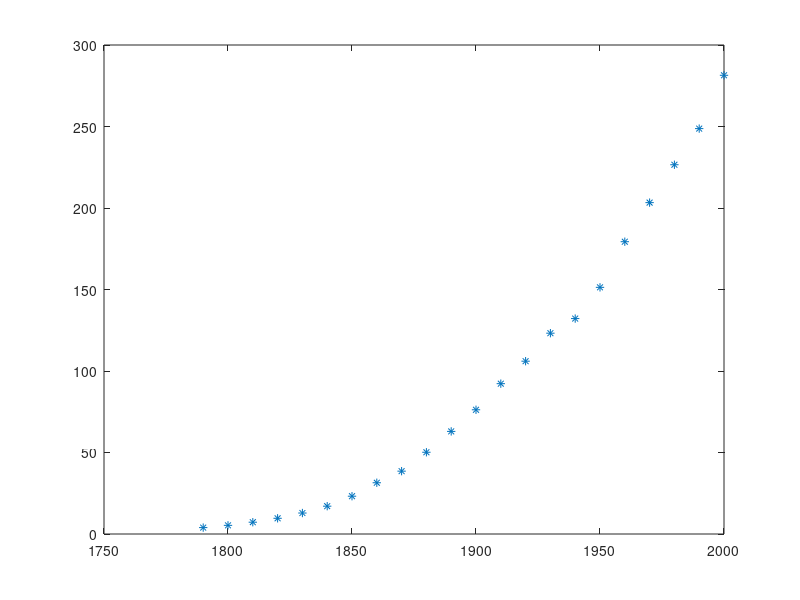

This chart was generated by the following MATLAB code: (Note: this script raises an error after producing the figure.)
close all;

P=[3.929,5.308,7.240,9.638,12.866,17.069,23.192,31.443,38.558,50.156,...
    62.948,76.212,92.228,106.021,123.202,132.164,151.325,179.323,...
    203.302,226.542,248.709,281.421];

t=1790:10:2000;

format long g

plot(t,P,'*');

x0 = [1, 1,300]                    % Starting guess
[x,resnorm] = lsqcurvefit(@logistic_optim,x0,t,P);

plot(t,P,t,x(2)./(exp(-x(1).*t)+x(3)))

figure;
x0 = [50, 50,300]                    % Starting guess
options=optimset('MaxFunEvals',5000,'MaxIter',600);
[x,resnorm] = lsqcurvefit(@logistic_optim,x0,t,P,[],[],options);

plot(t,P,t,x(2)./(exp(-x(1).*t)+x(3)))
